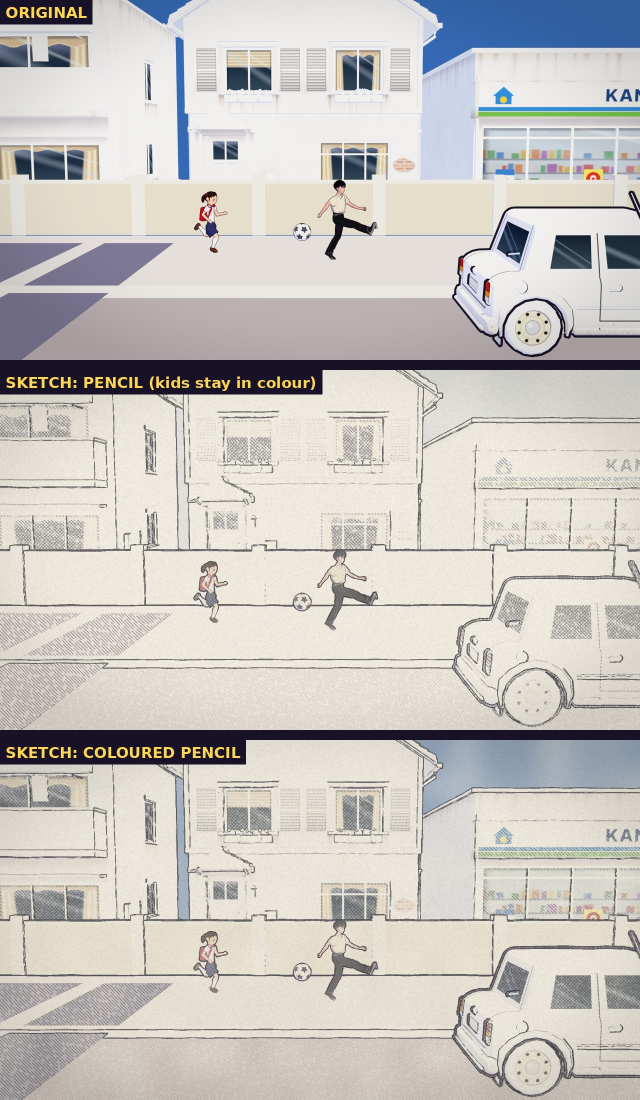
#> input picture review/sketch/1_sketch_street.jpg, 1280 x 2200 px, given in place of colour2_pencil_full.jpg.png, which was not available (shown at 1/2 size)
$ python sketch_port.py . 2_pencil_full.jpg 2_pencil_full.jpg
#> lines starting #> are read from the running program, lines starting #| are printed output that depends on the picture
### review/filter/shader_port.py
"""A line-for-line numpy port of Shaders/PostFX.shader (Grade, pass 4 'comic', pass 5 'print'),
with PostFX.cs's default settings, so the filter can be previewed outside Unity on renders of the
game's own models. Inputs are what the camera has at the end of a frame:
  colour  HxWx3 linear-ish 0..1 (the picture), alpha HxW (ToonCharacter's _ComicWorld: 0 figures),
  depth01 HxW (0..1 of the far plane, 1 = sky), normal HxWx3 (view space, unit)."""
import numpy as np

LUM = np.array([0.299, 0.587, 0.114])

# PostFX.cs defaults
GRADE = dict(balance=np.array([1, 1, 1.01]), toeEnd=0.28, toeFloor=0.7, contrast=1.1, shoulder=0.84,
             whitePoint=0.972, saturation=1.0, vibrance=1.12, shadowTint=np.array([0, 0, 0.006]),
             midTint=np.array([0.006, -0.004, 0.002]), highlightTint=np.zeros(3), vignette=0.12)
COMIC = dict(comicSaturation=1.4, comicContrast=1.15, bands=4.0, bandMix=0.7, dotPeriod=8.5, dotReach=0.66,
             dotSize=0.6, dotStrength=1.0, characterDots=1.0, hatchStrength=0.55, inkWidth=1.3,
             inkStrength=0.9, inkFar=90.0, depthEdge=0.05, normalEdge=0.3,
             inkColor=np.array([0.06, 0.05, 0.12]), slip=4.0, paper=np.array([0.88, 0.75, 0.5, 0.04]), grain=0.04)


def saturate(x):
    return np.clip(x, 0, 1)


def smoothstep(e0, e1, x):
    t = saturate((x - e0) / (e1 - e0))
    return t * t * (3 - 2 * t)


def dot3(a, b):
    return (a * b).sum(-1)


def grade(c, uv, g=GRADE):
    return vignette(grade_colour(c, uv, g), uv, g)


def vignette(c, uv, g=GRADE):
    p = uv - 0.5
    return saturate(c * (1 - g['vignette'] * smoothstep(0.25, 0.85, dot3(p, p)[..., None] * 2.2)))


def grade_colour(c, uv, g=GRADE):
    c = np.maximum(c * g['balance'], 0)
    c = c * (g['toeFloor'] + (1 - g['toeFloor']) * smoothstep(0, g['toeEnd'], c))
    c = (c - 0.5) * g['contrast'] + 0.5
    rng = max(g['whitePoint'] - g['shoulder'], 1e-3)
    rolled = g['shoulder'] + rng * (1 - np.exp(-np.maximum(c - g['shoulder'], 0) / rng))
    c = np.where(c >= g['shoulder'], rolled, c)
    l = dot3(c, LUM)[..., None]
    hi, lo = c.max(-1, keepdims=True), c.min(-1, keepdims=True)
    sat = (hi - lo) / np.maximum(hi, 1e-3)
    c = l + (c - l) * (g['vibrance'] + (g['saturation'] - g['vibrance']) * smoothstep(0, 0.6, sat))
    l = dot3(c, LUM)[..., None]
    sh = saturate(1 - l * 2) ** 2
    li = saturate(l * 2 - 1) ** 2
    mi = saturate(1 - np.abs(l - 0.45) / 0.3)
    return c + sh * g['shadowTint'] + mi * g['midTint'] + li * g['highlightTint']


# [82 lines left out: functions shift, comic_pass, print_pass, plain, not called in this run]

### review/sketch/sketch_port.py
"""Preview of a SKETCH filter, written the way a PostFX pass would do it (per pixel, from the picture, the
camera's depth and normals and the figure mask in alpha, plus a noise texture), run over render_street.py's
renders of the game's own models:

  black and white only (v134, the user's request: "make the sketch filter completely black and white"):
  paper   - white drawing paper with a fibre grain; the vignette as a paper edge
  wash    - the picture's tone laid on in grey, softly or barely, patchy like a wash; a little more on the figures,
            so the kid is easy to find
  sky     - left open (a wash, no hatching)
  hatch   - pencil hatching for the tone: one direction below 0.78, crossed below 0.52, a third, denser
            set below 0.3; strokes of finite length with gaps, a wobble, and pencil grain on them
  line    - the outline drawn twice with a wandering offset (a sketcher's doubled, overshooting line) from
            the depth jumps and the creases; figures get no creases (their painted eyes stay clean) and
            lighter hatching

    python3 -I sketch_port.py <render dir> <out dir> [suffix]"""
import os, sys
import numpy as np
from PIL import Image

sys.path.insert(0, os.path.join(os.path.dirname(os.path.abspath(__file__)), '..', 'filter'))
import shader_port as sp

GRAPHITE = np.array([0.16, 0.16, 0.16])
PAPER = np.array([0.96, 0.96, 0.96])
FAR = 300.0


def noise(h, w, cell, seed):
    """Smooth value noise 0..1 (a tiling noise texture sampled at 1/cell in the shader)."""
    rng = np.random.default_rng(seed)
    g = rng.random((h // cell + 3, w // cell + 3))
    im = Image.fromarray((g * 255).astype(np.uint8)).resize(((w // cell + 3) * cell, (h // cell + 3) * cell), Image.BICUBIC)
    return np.asarray(im).astype(np.float64)[:h, :w] / 255


def hashp(a, b):
    return np.modf(np.sin(a * 12.9898 + b * 78.233) * 43758.5453)[0] % 1.0


def sample(a, yy, xx):
    h, w = a.shape[:2]
    return a[np.clip(np.rint(yy).astype(int), 0, h - 1), np.clip(np.rint(xx).astype(int), 0, w - 1)]


def edges(depth, normal, world, yy, xx, inkw, far, depth_edge=0.05, normal_edge=0.3, ink_far=90.0):
    """sp.InkLine at a jittered spot: outlines from depth jumps, creases from normals (street only)."""
    d0, n0 = sample(depth, yy, xx), sample(normal, yy, xx)
    ds = [sample(depth, yy, xx + inkw), sample(depth, yy, xx - inkw), sample(depth, yy - inkw, xx), sample(depth, yy + inkw, xx)]
    ns = [sample(normal, yy, xx + inkw), sample(normal, yy, xx - inkw), sample(normal, yy - inkw, xx), sample(normal, yy + inkw, xx)]
    near = np.minimum.reduce([d0] + ds)
    jump = np.maximum.reduce([np.abs(x - d0) for x in ds]) / np.maximum(near, 1e-4)
    line = sp.smoothstep(depth_edge, depth_edge * 2.5, jump)
    turn = 1 - np.minimum.reduce([(n0 * x).sum(-1) for x in ns])
    crease = sp.smoothstep(normal_edge, normal_edge * 2, turn) * world
    fade = 1 - sp.smoothstep(ink_far * 0.45, ink_far, near * far)
    return np.clip(np.maximum(line, crease), 0, 1) * fade


def hatch(px, py, angle, spacing, tone, threshold, grain, wob, seed):
    """One set of pencil strokes: lines across `angle`, `spacing` px apart, pressed harder the darker the tone."""
    a = np.radians(angle)
    across = (px * np.cos(a) + py * np.sin(a)) / spacing + (wob - 0.5) * 0.5
    along = (-px * np.sin(a) + py * np.cos(a)) / spacing
    lane = np.floor(across + 0.5)
    d = np.abs(across - lane) * spacing                       # px from the stroke's centre
    stroke = np.clip(1 - (d - 0.45) / 0.9, 0, 1)
    # finite strokes: each lane cut into lengths of 4-9 spacings with gaps, offset lane by lane
    seg = (along / (5.5 + 3 * hashp(lane, seed)) + hashp(lane, seed + 7)) % 1.0
    stroke *= (seg > 0.12) * sp.smoothstep(0.12, 0.2, seg) * (1 - sp.smoothstep(0.92, 1.0, seg))
    pressure = sp.smoothstep(threshold, threshold - 0.22, tone)
    return stroke * pressure * (0.55 + 0.45 * grain)


def sketch(colour, alpha, depth01, normal, wash_amount):
    h, w, _ = colour.shape
    scale = h / 1080.0
    yy, xx = np.mgrid[0:h, 0:w].astype(np.float64)
    px, py = xx, (h - 1 - yy)
    uv = np.stack([(xx + 0.5) / w, 1 - (yy + 0.5) / h], -1)
    world = np.clip(alpha, 0, 1)
    c = sp.saturate(sp.grade_colour(colour, uv))
    tone = (c * sp.LUM).sum(-1)

    fibre = noise(h, w, max(2, int(3 * scale)), 1)
    grain = noise(h, w, 1, 2)
    wob = noise(h, w, int(60 * scale), 3)
    blot = noise(h, w, int(90 * scale), 4)

    # paper, and the wash on it
    paper = PAPER * (1 - 0.05 * fibre[..., None])
    soft = 0.32 + 0.68 * tone[..., None]
    # the figures (the kids, passers-by, the ball) get more of their tone: the kid stays easy to find
    figure_wash = np.maximum(wash_amount, 0.5)
    amount = (wash_amount + (figure_wash - wash_amount) * (1 - world))[..., None] * (0.75 + 0.5 * blot)[..., None]
    out = paper * (1 + (soft - 1) * amount)

    # hatching (lighter on the figures)
    sp_ = 7.0 * scale
    hat = hatch(px, py, 45, sp_, tone, 0.78, grain, wob, 11)
    hat = np.maximum(hat, hatch(px, py, -45, sp_, tone, 0.52, grain, wob, 23))
    hat = np.maximum(hat, hatch(px, py, 12, sp_ * 0.7, tone, 0.3, grain, wob, 37))
    hat *= 0.55 + 0.45 * world
    hat *= depth01 < 0.999          # the sky is left open: no hatching, only the wash
    out = out + (GRAPHITE - out) * (hat * 0.62)[..., None]

    # the doubled, wandering outline
    inkw = max(0.75, 1.3 * scale)
    j1 = (noise(h, w, int(40 * scale), 5) - 0.5) * 3.2 * scale
    j2 = (noise(h, w, int(40 * scale), 6) - 0.5) * 3.2 * scale
    e1 = edges(depth01, normal, world, yy + j1, xx - j2, inkw, FAR)
    e2 = edges(depth01, normal, world, yy - j2 * 0.8, xx + j1 * 0.8, inkw, FAR)
    line = np.clip(np.maximum(e1 * 0.9, e2 * 0.55), 0, 1) * (0.7 + 0.3 * grain)
    out = out + (GRAPHITE - out) * line[..., None] * 0.92

    # the paper's edge
    p = uv - 0.5
    out = out * (1 - 0.1 * sp.smoothstep(0.3, 0.9, (p * p).sum(-1)[..., None] * 2.2))
    grey = (sp.saturate(out) * sp.LUM).sum(-1, keepdims=True)
    return np.repeat(grey, 3, axis=-1)


def load(src, name):
#> called with src = '.', name = 'colour2_pencil_full.jpg.png'
    a = np.asarray(Image.open(os.path.join(src, name))).astype(np.float64) / 255
    return a[..., :3]


if __name__ == '__main__':
    src, out = sys.argv[1], sys.argv[2]
    suffix = sys.argv[3] if len(sys.argv) > 3 else ''
    os.makedirs(out, exist_ok=True)
    colour = load(src, 'colour%s.png' % suffix)
    n = load(src, 'normal%s.png' % suffix) * 2 - 1
#> call 2 of load, with src = '.', name = 'normal2_pencil_full.jpg.png'
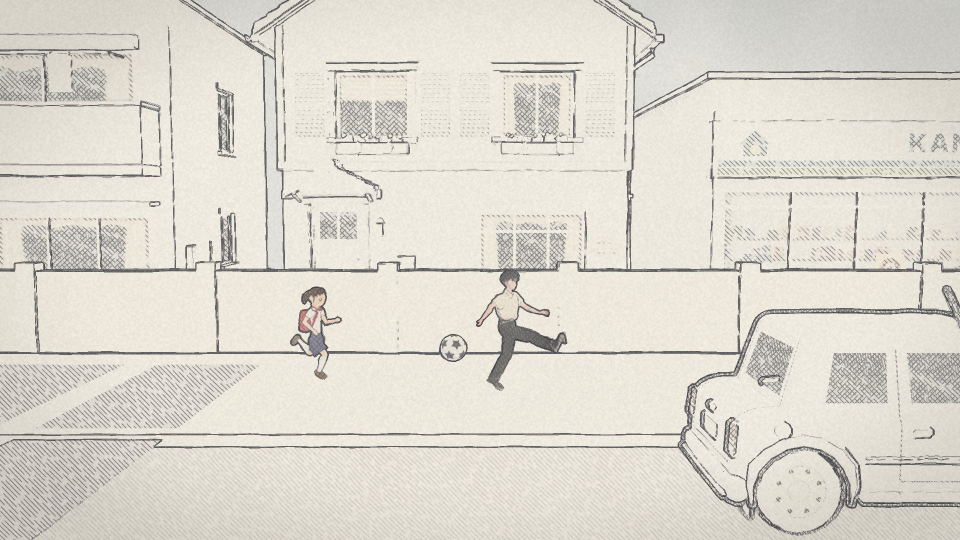
#> input picture review/sketch/2_pencil_full.jpg, 1920 x 1080 px, given in place of normal2_pencil_full.jpg.png, which was not available (shown at 1/2 size)
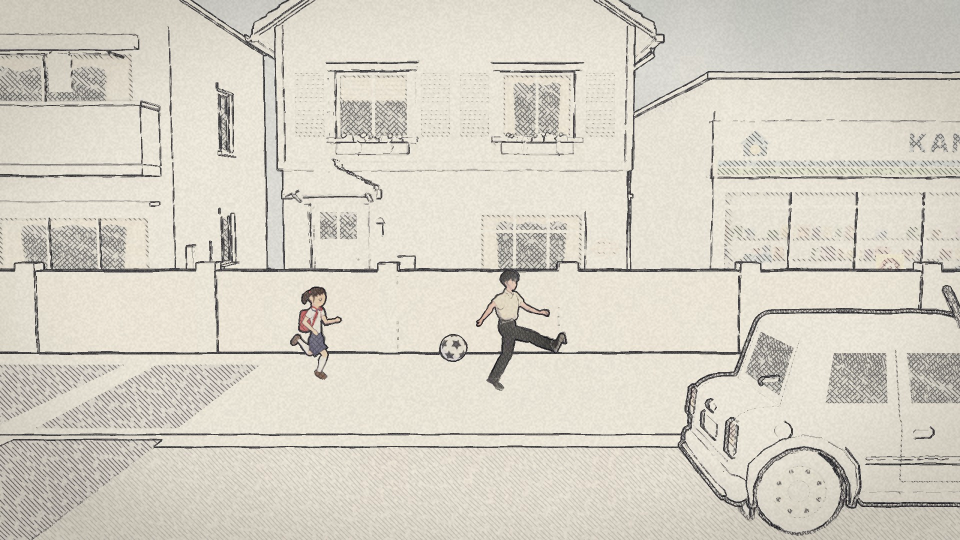
#> n: shape (1080, 1920, 3) float64 (shown at 1/2 size); mean of channels 0, 1, 2 0.731, 0.699, 0.622; drawn with min black and max white
    n /= np.maximum(np.linalg.norm(n, axis=-1, keepdims=True), 1e-6)
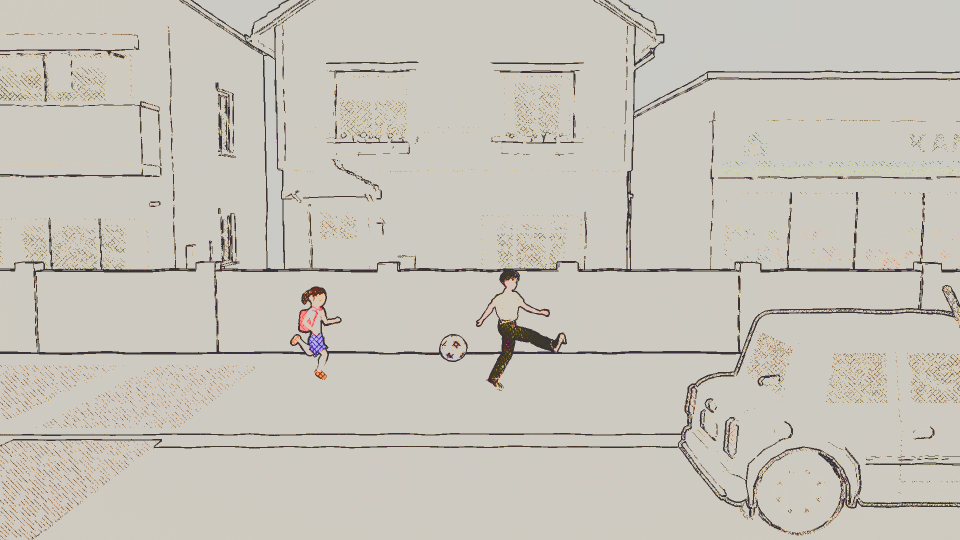
#> n: shape (1080, 1920, 3) float64 (shown at 1/2 size); mean of channels 0, 1, 2 0.569, 0.536, 0.467; drawn with min black and max white
    data = load(src, 'data%s.png' % suffix)
    depth = np.clip(data[..., 0] + data[..., 1] / 255.0, 0, 1)
    alpha = data[..., 2]
    for tag, wash in (('pencil', 0.12), ('coloured', 0.6)):
#> (the run stopped early here; a loop or call above may not have finished)
